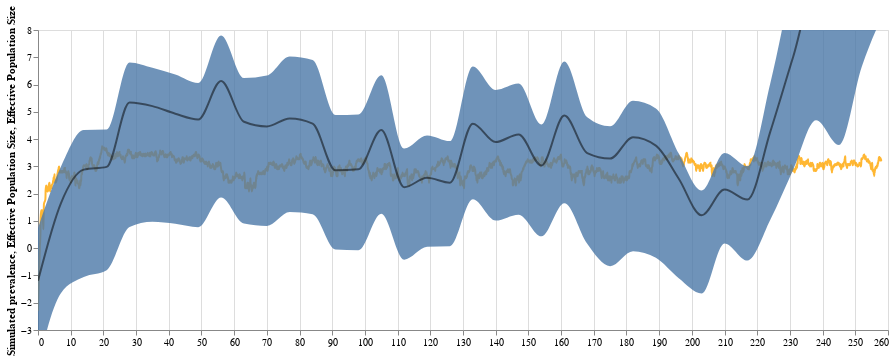

Notebook code for this chart:
### Code cell
(line_simulation + log_line_ne + log_band_ne).resolve_scale(x = "shared", y = "shared")

### Figure 1 — Vega-Lite specification as saved in the notebook (floating-point values rounded to 4 significant figures; data arrays with more than 128 entries replaced by an {"elided": "..."} marker saying what was removed)
{"config": {"view": {"continuousWidth": 400, "continuousHeight": 300}}, "layer": [{"data": {"name": "data-a1d7143c8d7873784cb298b388b441a1"}, "mark": {"type": "line", "clip": true, "color": "orange", "interpolate": "monotone", "opacity": 0.8}, "encoding": {"x": {"axis": {"title": ""}, "field": "new_time", "type": "quantitative"}, "y": {"axis": {"grid": false, "title": "Simulated prevalence"}, "field": "log_I", "type": "quantitative"}}, "height": 300, "width": 850}, {"data": {"name": "data-6248586a419ec9ce718b22d33179467c"}, "mark": {"type": "area", "clip": true, "interpolate": "monotone", "opacity": 0.8}, "encoding": {"x": {"field": "new_interval", "type": "quantitative"}, "y": {"axis": {"grid": false, "title": "Effective Population Size"}, "field": "upper_hpd_log_50_MA", "scale": {"domain": [-3, 8]}, "type": "quantitative"}, "y2": {"field": "lower_hpd_log_50_MA"}}, "height": 300, "width": 850}, {"data": {"name": "data-6248586a419ec9ce718b22d33179467c"}, "mark": {"type": "line", "clip": true, "color": "black", "interpolate": "monotone", "opacity": 0.5}, "encoding": {"x": {"field": "new_interval", "type": "quantitative"}, "y": {"axis": {"grid": false, "title": "Effective Population Size"}, "field": "median_Ne_log_MA", "type": "quantitative"}}, "height": 300, "width": 850}], "resolve": {"scale": {"x": "shared", "y": "shared"}}, "$schema": "https://vega.github.io/schema/vega-lite/v4.17.0.json", "datasets": {"data-a1d7143c8d7873784cb298b388b441a1": {"elided": "4064 records"}, "data-6248586a419ec9ce718b22d33179467c": [{"interval": "1", "mean_Ne_log": 15.82, "mean_Ne_linear": 7422000.0, "median_Ne_log": 14.81, "median_Ne_linear": 2713000.0, "upper_hpd_log_95": 36.1, "lower_hpd_log_95": -2.958, "upper_hpd_log_50": 21.33, "lower_hpd_log_50": 8.711, "upper_hpd_linear": 4749000000000000.0, "lower_hpd_linear": 0.05191, "upper_hpd_linear_50": 1838000000.0, "lower_hpd_linear_50": 6067.0, "days": 7, "date": "2023-01-07T00:00:00", "new_interval": 259, "mean_Ne_log_MA": 15.82, "mean_Ne_linear_MA": 7422000.0, "median_Ne_linear_MA": 2713000.0, "median_Ne_log_MA": 14.81, "upper_hpd_log_50_MA": 21.33, "lower_hpd_log_50_MA": 8.711, "upper_hpd_linear_50_MA": 1838000000.0, "lower_hpd_linear_50_MA": 6067.0, "lower_hpd_linear_MA": 0.05191, "upper_hpd_linear_MA": 4749000000000000.0}, {"interval": "2", "mean_Ne_log": 11.98, "mean_Ne_linear": 159000.0, "median_Ne_log": 10.75, "median_Ne_linear": 46720.0, "upper_hpd_log_95": 27.93, "lower_hpd_log_95": -1.24, "upper_hpd_log_50": 14.27, "lower_hpd_log_50": 4.61, "upper_hpd_linear": 1343000000000.0, "lower_hpd_linear": 0.2893, "upper_hpd_linear_50": 1581000.0, "lower_hpd_linear_50": 100.5, "days": 14, "date": "2022-12-31T00:00:00", "new_interval": 252, "mean_Ne_log_MA": 13.9, "mean_Ne_linear_MA": 3791000.0, "median_Ne_linear_MA": 1380000.0, "median_Ne_log_MA": 12.78, "upper_hpd_log_50_MA": 17.8, "lower_hpd_log_50_MA": 6.661, "upper_hpd_linear_50_MA": 919900000.0, "lower_hpd_linear_50_MA": 3084.0, "lower_hpd_linear_MA": 0.1706, "upper_hpd_linear_MA": 2375000000000000.0}, {"interval": "3", "mean_Ne_log": 3.723, "mean_Ne_linear": 41.4, "median_Ne_log": 2.409, "median_Ne_linear": 11.13, "upper_hpd_log_95": 14.48, "lower_hpd_log_95": -4.004, "upper_hpd_log_50": 3.332, "lower_hpd_log_50": -1.979, "upper_hpd_linear": 1938000.0, "lower_hpd_linear": 0.01825, "upper_hpd_linear_50": 28.0, "lower_hpd_linear_50": 0.1382, "days": 21, "date": "2022-12-24T00:00:00", "new_interval": 245, "mean_Ne_log_MA": 10.51, "mean_Ne_linear_MA": 2527000.0, "median_Ne_linear_MA": 919800.0, "median_Ne_log_MA": 9.325, "upper_hpd_log_50_MA": 12.98, "lower_hpd_log_50_MA": 3.781, "upper_hpd_linear_50_MA": 613300000.0, "lower_hpd_linear_50_MA": 2056.0, "lower_hpd_linear_MA": 0.1198, "upper_hpd_linear_MA": 1583000000000000.0}, {"interval": "4", "mean_Ne_log": 11.27, "mean_Ne_linear": 78670.0, "median_Ne_log": 10.62, "median_Ne_linear": 40930.0, "upper_hpd_log_95": 21.78, "lower_hpd_log_95": 2.422, "upper_hpd_log_50": 13.5, "lower_hpd_log_50": 7.406, "upper_hpd_linear": 2883000000.0, "lower_hpd_linear": 11.27, "upper_hpd_linear_50": 726900.0, "lower_hpd_linear_50": 1646.0, "days": 28, "date": "2022-12-17T00:00:00", "new_interval": 238, "mean_Ne_log_MA": 10.7, "mean_Ne_linear_MA": 1915000.0, "median_Ne_linear_MA": 700100.0, "median_Ne_log_MA": 9.649, "upper_hpd_log_50_MA": 13.11, "lower_hpd_log_50_MA": 4.687, "upper_hpd_linear_50_MA": 460100000.0, "lower_hpd_linear_50_MA": 1953.0, "lower_hpd_linear_MA": 2.907, "upper_hpd_linear_MA": 1188000000000000.0}, {"interval": "5", "mean_Ne_log": -3.256, "mean_Ne_linear": 0.03853, "median_Ne_log": -3.496, "median_Ne_linear": 0.03032, "upper_hpd_log_95": -1.033, "lower_hpd_log_95": -5.896, "upper_hpd_log_50": -2.922, "lower_hpd_log_50": -4.368, "upper_hpd_linear": 0.3558, "lower_hpd_linear": 0.00275, "upper_hpd_linear_50": 0.05383, "lower_hpd_linear_50": 0.01268, "days": 35, "date": "2022-12-10T00:00:00", "new_interval": 231, "mean_Ne_log_MA": 7.907, "mean_Ne_linear_MA": 1532000.0, "median_Ne_linear_MA": 560100.0, "median_Ne_log_MA": 7.02, "upper_hpd_log_50_MA": 9.903, "lower_hpd_log_50_MA": 2.876, "upper_hpd_linear_50_MA": 368100000.0, "lower_hpd_linear_50_MA": 1563.0, "lower_hpd_linear_MA": 2.326, "upper_hpd_linear_MA": 950100000000000.0}, {"interval": "6", "mean_Ne_log": 1.393, "mean_Ne_linear": 4.028, "median_Ne_log": 1.082, "median_Ne_linear": 2.949, "upper_hpd_log_95": 5.612, "lower_hpd_log_95": -2.538, "upper_hpd_log_50": 2.049, "lower_hpd_log_50": -0.4783, "upper_hpd_linear": 273.6, "lower_hpd_linear": 0.07903, "upper_hpd_linear_50": 7.761, "lower_hpd_linear_50": 0.6198, "days": 42, "date": "2022-12-03T00:00:00", "new_interval": 224, "mean_Ne_log_MA": 5.022, "mean_Ne_linear_MA": 47550.0, "median_Ne_linear_MA": 17530.0, "median_Ne_log_MA": 4.273, "upper_hpd_log_50_MA": 6.046, "lower_hpd_log_50_MA": 1.038, "upper_hpd_linear_50_MA": 461600.0, "lower_hpd_linear_50_MA": 349.4, "lower_hpd_linear_MA": 2.332, "upper_hpd_linear_MA": 269100000000.0}, {"interval": "7", "mean_Ne_log": -1.61, "mean_Ne_linear": 0.1999, "median_Ne_log": -1.702, "median_Ne_linear": 0.1822, "upper_hpd_log_95": 1.505, "lower_hpd_log_95": -4.892, "upper_hpd_log_50": -0.9486, "lower_hpd_log_50": -2.855, "upper_hpd_linear": 4.504, "lower_hpd_linear": 0.007507, "upper_hpd_linear_50": 0.3873, "lower_hpd_linear_50": 0.05757, "days": 49, "date": "2022-11-26T00:00:00", "new_interval": 217, "mean_Ne_log_MA": 2.305, "mean_Ne_linear_MA": 15740.0, "median_Ne_linear_MA": 8189.0, "median_Ne_log_MA": 1.782, "upper_hpd_log_50_MA": 3.002, "lower_hpd_log_50_MA": -0.4548, "upper_hpd_linear_50_MA": 145400.0, "lower_hpd_linear_50_MA": 329.3, "lower_hpd_linear_MA": 2.275, "upper_hpd_linear_MA": 577000000.0}, {"interval": "8", "mean_Ne_log": 5.025, "mean_Ne_linear": 152.1, "median_Ne_log": 4.248, "median_Ne_linear": 69.94, "upper_hpd_log_95": 13.28, "lower_hpd_log_95": -1.469, "upper_hpd_log_50": 5.759, "lower_hpd_log_50": 1.16, "upper_hpd_linear": 583100.0, "lower_hpd_linear": 0.2301, "upper_hpd_linear_50": 317.2, "lower_hpd_linear_50": 3.189, "days": 56, "date": "2022-11-19T00:00:00", "new_interval": 210, "mean_Ne_log_MA": 2.565, "mean_Ne_linear_MA": 15760.0, "median_Ne_linear_MA": 8201.0, "median_Ne_log_MA": 2.15, "upper_hpd_log_50_MA": 3.487, "lower_hpd_log_50_MA": 0.1729, "upper_hpd_linear_50_MA": 145400.0, "lower_hpd_linear_50_MA": 329.9, "lower_hpd_linear_MA": 2.318, "upper_hpd_linear_MA": 576700000.0}, {"interval": "9", "mean_Ne_log": 7.28, "mean_Ne_linear": 1451.0, "median_Ne_log": 5.907, "median_Ne_linear": 367.6, "upper_hpd_log_95": 20.82, "lower_hpd_log_95": -2.849, "upper_hpd_log_50": 6.623, "lower_hpd_log_50": -1.768, "upper_hpd_linear": 1105000000.0, "lower_hpd_linear": 0.0579, "upper_hpd_linear_50": 752.1, "lower_hpd_linear_50": 0.1706, "days": 63, "date": "2022-11-12T00:00:00", "new_interval": 203, "mean_Ne_log_MA": 1.766, "mean_Ne_linear_MA": 321.5, "median_Ne_linear_MA": 88.13, "median_Ne_log_MA": 1.208, "upper_hpd_log_50_MA": 2.112, "lower_hpd_log_50_MA": -1.662, "upper_hpd_linear_50_MA": 215.5, "lower_hpd_linear_50_MA": 0.8099, "lower_hpd_linear_MA": 0.07545, "upper_hpd_linear_MA": 221100000.0}, {"interval": "10", "mean_Ne_log": 5.19, "mean_Ne_linear": 179.5, "median_Ne_log": 3.201, "median_Ne_linear": 24.55, "upper_hpd_log_95": 18.24, "lower_hpd_log_95": -2.557, "upper_hpd_log_50": 3.879, "lower_hpd_log_50": -1.567, "upper_hpd_linear": 83260000.0, "lower_hpd_linear": 0.07756, "upper_hpd_linear_50": 48.38, "lower_hpd_linear_50": 0.2087, "days": 70, "date": "2022-11-05T00:00:00", "new_interval": 196, "mean_Ne_log_MA": 3.456, "mean_Ne_linear_MA": 357.4, "median_Ne_linear_MA": 93.04, "median_Ne_log_MA": 2.547, "upper_hpd_log_50_MA": 3.472, "lower_hpd_log_50_MA": -1.102, "upper_hpd_linear_50_MA": 225.2, "lower_hpd_linear_50_MA": 0.8491, "lower_hpd_linear_MA": 0.09041, "upper_hpd_linear_MA": 237700000.0}, {"interval": "11", "mean_Ne_log": 7.668, "mean_Ne_linear": 2139.0, "median_Ne_log": 7.139, "median_Ne_linear": 1261.0, "upper_hpd_log_95": 18.02, "lower_hpd_log_95": -1.96, "upper_hpd_log_50": 10.31, "lower_hpd_log_50": 3.274, "upper_hpd_linear": 67040000.0, "lower_hpd_linear": 0.1408, "upper_hpd_linear_50": 30180.0, "lower_hpd_linear_50": 26.41, "days": 77, "date": "2022-10-29T00:00:00", "new_interval": 189, "mean_Ne_log_MA": 4.711, "mean_Ne_linear_MA": 784.4, "median_Ne_linear_MA": 344.6, "median_Ne_log_MA": 3.758, "upper_hpd_log_50_MA": 5.126, "lower_hpd_log_50_MA": -0.3513, "upper_hpd_linear_50_MA": 6260.0, "lower_hpd_linear_50_MA": 6.006, "lower_hpd_linear_MA": 0.1028, "upper_hpd_linear_MA": 251200000.0}, {"interval": "12", "mean_Ne_log": 0.2943, "mean_Ne_linear": 1.342, "median_Ne_log": -0.1628, "median_Ne_linear": 0.8498, "upper_hpd_log_95": 4.978, "lower_hpd_log_95": -3.098, "upper_hpd_log_50": 0.44, "lower_hpd_log_50": -1.641, "upper_hpd_linear": 145.2, "lower_hpd_linear": 0.04512, "upper_hpd_linear_50": 1.553, "lower_hpd_linear_50": 0.1939, "days": 84, "date": "2022-10-22T00:00:00", "new_interval": 182, "mean_Ne_log_MA": 5.092, "mean_Ne_linear_MA": 784.6, "median_Ne_linear_MA": 344.7, "median_Ne_log_MA": 4.066, "upper_hpd_log_50_MA": 5.403, "lower_hpd_log_50_MA": -0.1085, "upper_hpd_linear_50_MA": 6260.0, "lower_hpd_linear_50_MA": 6.033, "lower_hpd_linear_MA": 0.1103, "upper_hpd_linear_MA": 251200000.0}, {"interval": "13", "mean_Ne_log": 0.7128, "mean_Ne_linear": 2.04, "median_Ne_log": 0.3362, "median_Ne_linear": 1.4, "upper_hpd_log_95": 5.175, "lower_hpd_log_95": -3.319, "upper_hpd_log_50": 1.086, "lower_hpd_log_50": -1.59, "upper_hpd_linear": 176.9, "lower_hpd_linear": 0.0362, "upper_hpd_linear_50": 2.962, "lower_hpd_linear_50": 0.2039, "days": 91, "date": "2022-10-15T00:00:00", "new_interval": 175, "mean_Ne_log_MA": 4.229, "mean_Ne_linear_MA": 754.6, "median_Ne_linear_MA": 331.0, "median_Ne_log_MA": 3.284, "upper_hpd_log_50_MA": 4.469, "lower_hpd_log_50_MA": -0.6584, "upper_hpd_linear_50_MA": 6197.0, "lower_hpd_linear_50_MA": 5.437, "lower_hpd_linear_MA": 0.07152, "upper_hpd_linear_MA": 251000000.0}, {"interval": "14", "mean_Ne_log": 7.393, "mean_Ne_linear": 1624.0, "median_Ne_log": 6.905, "median_Ne_linear": 997.6, "upper_hpd_log_95": 16.35, "lower_hpd_log_95": -0.5786, "upper_hpd_log_50": 8.267, "lower_hpd_log_50": 2.321, "upper_hpd_linear": 12650000.0, "lower_hpd_linear": 0.5607, "upper_hpd_linear_50": 3891.0, "lower_hpd_linear_50": 10.19, "days": 98, "date": "2022-10-08T00:00:00", "new_interval": 168, "mean_Ne_log_MA": 4.252, "mean_Ne_linear_MA": 789.2, "median_Ne_linear_MA": 457.0, "median_Ne_log_MA": 3.484, "upper_hpd_log_50_MA": 4.797, "lower_hpd_log_50_MA": 0.1595, "upper_hpd_linear_50_MA": 6825.0, "lower_hpd_linear_50_MA": 7.44, "lower_hpd_linear_MA": 0.1721, "upper_hpd_linear_MA": 32590000.0}, {"interval": "15", "mean_Ne_log": 10.11, "mean_Ne_linear": 24630.0, "median_Ne_log": 10.11, "median_Ne_linear": 24680.0, "upper_hpd_log_95": 20.98, "lower_hpd_log_95": -1.036, "upper_hpd_log_50": 14.1, "lower_hpd_log_50": 5.861, "upper_hpd_linear": 1297000000.0, "lower_hpd_linear": 0.3549, "upper_hpd_linear_50": 1326000.0, "lower_hpd_linear_50": 351.1, "days": 105, "date": "2022-10-01T00:00:00", "new_interval": 161, "mean_Ne_log_MA": 5.236, "mean_Ne_linear_MA": 5679.0, "median_Ne_linear_MA": 5387.0, "median_Ne_log_MA": 4.866, "upper_hpd_log_50_MA": 6.841, "lower_hpd_log_50_MA": 1.645, "upper_hpd_linear_50_MA": 272000.0, "lower_hpd_linear_50_MA": 77.62, "lower_hpd_linear_MA": 0.2275, "upper_hpd_linear_MA": 275400000.0}, {"interval": "16", "mean_Ne_log": -1.971, "mean_Ne_linear": 0.1394, "median_Ne_log": -2.031, "median_Ne_linear": 0.1313, "upper_hpd_log_95": 0.6118, "lower_hpd_log_95": -4.353, "upper_hpd_log_50": -1.223, "lower_hpd_log_50": -2.787, "upper_hpd_linear": 1.844, "lower_hpd_linear": 0.01287, "upper_hpd_linear_50": 0.2943, "lower_hpd_linear_50": 0.06162, "days": 112, "date": "2022-09-24T00:00:00", "new_interval": 154, "mean_Ne_log_MA": 3.308, "mean_Ne_linear_MA": 5251.0, "median_Ne_linear_MA": 5135.0, "median_Ne_log_MA": 3.032, "upper_hpd_log_50_MA": 4.533, "lower_hpd_log_50_MA": 0.433, "upper_hpd_linear_50_MA": 266000.0, "lower_hpd_linear_50_MA": 72.35, "lower_hpd_linear_MA": 0.202, "upper_hpd_linear_MA": 262000000.0}, {"interval": "17", "mean_Ne_log": 5.992, "mean_Ne_linear": 400.0, "median_Ne_log": 5.521, "median_Ne_linear": 249.9, "upper_hpd_log_95": 14.72, "lower_hpd_log_95": -2.112, "upper_hpd_log_50": 7.965, "lower_hpd_log_50": 2.337, "upper_hpd_linear": 2475000.0, "lower_hpd_linear": 0.121, "upper_hpd_linear_50": 2878.0, "lower_hpd_linear_50": 10.35, "days": 119, "date": "2022-09-17T00:00:00", "new_interval": 147, "mean_Ne_log_MA": 4.448, "mean_Ne_linear_MA": 5331.0, "median_Ne_linear_MA": 5185.0, "median_Ne_log_MA": 4.169, "upper_hpd_log_50_MA": 6.038, "lower_hpd_log_50_MA": 1.229, "upper_hpd_linear_50_MA": 266600.0, "lower_hpd_linear_50_MA": 74.38, "lower_hpd_linear_MA": 0.2171, "upper_hpd_linear_MA": 262500000.0}, {"interval": "18", "mean_Ne_log": -0.5325, "mean_Ne_linear": 0.5871, "median_Ne_log": -1.05, "median_Ne_linear": 0.35, "upper_hpd_log_95": 5.037, "lower_hpd_log_95": -5.449, "upper_hpd_log_50": -0.08561, "lower_hpd_log_50": -2.668, "upper_hpd_linear": 154.1, "lower_hpd_linear": 0.004299, "upper_hpd_linear_50": 0.918, "lower_hpd_linear_50": 0.06939, "days": 126, "date": "2022-09-10T00:00:00", "new_interval": 140, "mean_Ne_log_MA": 4.199, "mean_Ne_linear_MA": 5331.0, "median_Ne_linear_MA": 5185.0, "median_Ne_log_MA": 3.892, "upper_hpd_log_50_MA": 5.804, "lower_hpd_log_50_MA": 1.013, "upper_hpd_linear_50_MA": 266600.0, "lower_hpd_linear_50_MA": 74.35, "lower_hpd_linear_MA": 0.2108, "upper_hpd_linear_MA": 262500000.0}, {"interval": "19", "mean_Ne_log": 10.61, "mean_Ne_linear": 40340.0, "median_Ne_log": 10.27, "median_Ne_linear": 28890.0, "upper_hpd_log_95": 20.62, "lower_hpd_log_95": 0.7584, "upper_hpd_log_50": 12.57, "lower_hpd_log_50": 6.231, "upper_hpd_linear": 902500000.0, "lower_hpd_linear": 2.135, "upper_hpd_linear_50": 288500.0, "lower_hpd_linear_50": 508.0, "days": 133, "date": "2022-09-03T00:00:00", "new_interval": 133, "mean_Ne_log_MA": 4.841, "mean_Ne_linear_MA": 13070.0, "median_Ne_linear_MA": 10760.0, "median_Ne_log_MA": 4.565, "upper_hpd_log_50_MA": 6.665, "lower_hpd_log_50_MA": 1.795, "upper_hpd_linear_50_MA": 323500.0, "lower_hpd_linear_50_MA": 173.9, "lower_hpd_linear_MA": 0.5256, "upper_hpd_linear_MA": 440500000.0}, {"interval": "20", "mean_Ne_log": -0.04187, "mean_Ne_linear": 0.959, "median_Ne_log": -0.7113, "median_Ne_linear": 0.491, "upper_hpd_log_95": 6.662, "lower_hpd_log_95": -4.905, "upper_hpd_log_50": 0.3991, "lower_hpd_log_50": -2.744, "upper_hpd_linear": 781.9, "lower_hpd_linear": 0.007406, "upper_hpd_linear_50": 1.49, "lower_hpd_linear_50": 0.06434, "days": 140, "date": "2022-08-27T00:00:00", "new_interval": 126, "mean_Ne_log_MA": 2.81, "mean_Ne_linear_MA": 8148.0, "median_Ne_linear_MA": 5829.0, "median_Ne_log_MA": 2.4, "upper_hpd_log_50_MA": 3.926, "lower_hpd_log_50_MA": 0.07385, "upper_hpd_linear_50_MA": 58280.0, "lower_hpd_linear_50_MA": 103.7, "lower_hpd_linear_MA": 0.4561, "upper_hpd_linear_MA": 181000000.0}, {"interval": "21", "mean_Ne_log": -0.8463, "mean_Ne_linear": 0.429, "median_Ne_log": -1.13, "median_Ne_linear": 0.3229, "upper_hpd_log_95": 4.206, "lower_hpd_log_95": -4.964, "upper_hpd_log_50": -0.1779, "lower_hpd_log_50": -2.915, "upper_hpd_linear": 67.11, "lower_hpd_linear": 0.006985, "upper_hpd_linear_50": 0.8371, "lower_hpd_linear_50": 0.05418, "days": 147, "date": "2022-08-20T00:00:00", "new_interval": 119, "mean_Ne_log_MA": 3.035, "mean_Ne_linear_MA": 8148.0, "median_Ne_linear_MA": 5829.0, "median_Ne_log_MA": 2.58, "upper_hpd_log_50_MA": 4.135, "lower_hpd_log_50_MA": 0.04813, "upper_hpd_linear_50_MA": 58280.0, "lower_hpd_linear_50_MA": 103.7, "lower_hpd_linear_MA": 0.4549, "upper_hpd_linear_MA": 181000000.0}, {"interval": "22", "mean_Ne_log": 4.45, "mean_Ne_linear": 85.58, "median_Ne_log": 3.795, "median_Ne_linear": 44.49, "upper_hpd_log_95": 13.67, "lower_hpd_log_95": -3.57, "upper_hpd_log_50": 5.577, "lower_hpd_log_50": -0.01077, "upper_hpd_linear": 862100.0, "lower_hpd_linear": 0.02816, "upper_hpd_linear_50": 264.4, "lower_hpd_linear_50": 0.9893, "days": 154, "date": "2022-08-13T00:00:00", "new_interval": 112, "mean_Ne_log_MA": 2.727, "mean_Ne_linear_MA": 8085.0, "median_Ne_linear_MA": 5788.0, "median_Ne_log_MA": 2.235, "upper_hpd_log_50_MA": 3.657, "lower_hpd_log_50_MA": -0.4214, "upper_hpd_linear_50_MA": 57760.0, "lower_hpd_linear_50_MA": 101.8, "lower_hpd_linear_MA": 0.4363, "upper_hpd_linear_MA": 180700000.0}, {"interval": "23", "mean_Ne_log": 9.927, "mean_Ne_linear": 20480.0, "median_Ne_log": 9.438, "median_Ne_linear": 12550.0, "upper_hpd_log_95": 21.59, "lower_hpd_log_95": -0.3314, "upper_hpd_log_50": 13.35, "lower_hpd_log_50": 5.769, "upper_hpd_linear": 2386000000.0, "lower_hpd_linear": 0.7179, "upper_hpd_linear_50": 630600.0, "lower_hpd_linear_50": 320.2, "days": 161, "date": "2022-08-06T00:00:00", "new_interval": 105, "mean_Ne_log_MA": 4.819, "mean_Ne_linear_MA": 12180.0, "median_Ne_linear_MA": 8298.0, "median_Ne_log_MA": 4.333, "upper_hpd_log_50_MA": 6.345, "lower_hpd_log_50_MA": 1.266, "upper_hpd_linear_50_MA": 183900.0, "lower_hpd_linear_50_MA": 165.9, "lower_hpd_linear_MA": 0.5791, "upper_hpd_linear_MA": 657900000.0}, {"interval": "24", "mean_Ne_log": 3.718, "mean_Ne_linear": 41.17, "median_Ne_log": 3.065, "median_Ne_linear": 21.44, "upper_hpd_log_95": 13.59, "lower_hpd_log_95": -5.045, "upper_hpd_log_50": 5.36, "lower_hpd_log_50": -0.4631, "upper_hpd_linear": 797600.0, "lower_hpd_linear": 0.00644, "upper_hpd_linear_50": 212.7, "lower_hpd_linear_50": 0.6293, "days": 168, "date": "2022-07-30T00:00:00", "new_interval": 98, "mean_Ne_log_MA": 3.441, "mean_Ne_linear_MA": 4122.0, "median_Ne_linear_MA": 2524.0, "median_Ne_log_MA": 2.891, "upper_hpd_log_50_MA": 4.903, "lower_hpd_log_50_MA": -0.07278, "upper_hpd_linear_50_MA": 126200.0, "lower_hpd_linear_50_MA": 64.38, "lower_hpd_linear_MA": 0.1534, "upper_hpd_linear_MA": 477500000.0}, {"interval": "25", "mean_Ne_log": -0.3613, "mean_Ne_linear": 0.6968, "median_Ne_log": -0.8932, "median_Ne_linear": 0.4093, "upper_hpd_log_95": 5.785, "lower_hpd_log_95": -5.862, "upper_hpd_log_50": 0.2962, "lower_hpd_log_50": -2.622, "upper_hpd_linear": 325.5, "lower_hpd_linear": 0.002846, "upper_hpd_linear_50": 1.345, "lower_hpd_linear_50": 0.07264, "days": 175, "date": "2022-07-23T00:00:00", "new_interval": 91, "mean_Ne_log_MA": 3.377, "mean_Ne_linear_MA": 4122.0, "median_Ne_linear_MA": 2524.0, "median_Ne_log_MA": 2.855, "upper_hpd_log_50_MA": 4.882, "lower_hpd_log_50_MA": -0.04852, "upper_hpd_linear_50_MA": 126200.0, "lower_hpd_linear_50_MA": 64.38, "lower_hpd_linear_MA": 0.1525, "upper_hpd_linear_MA": 477500000.0}, {"interval": "26", "mean_Ne_log": 8.003, "mean_Ne_linear": 2991.0, "median_Ne_log": 7.438, "median_Ne_linear": 1699.0, "upper_hpd_log_95": 18.06, "lower_hpd_log_95": -1.258, "upper_hpd_log_50": 9.931, "lower_hpd_log_50": 3.546, "upper_hpd_linear": 69630000.0, "lower_hpd_linear": 0.2843, "upper_hpd_linear_50": 20560.0, "lower_hpd_linear_50": 34.68, "days": 182, "date": "2022-07-16T00:00:00", "new_interval": 84, "mean_Ne_log_MA": 5.147, "mean_Ne_linear_MA": 4721.0, "median_Ne_linear_MA": 2864.0, "median_Ne_log_MA": 4.569, "upper_hpd_log_50_MA": 6.904, "lower_hpd_log_50_MA": 1.244, "upper_hpd_linear_50_MA": 130300.0, "lower_hpd_linear_50_MA": 71.31, "lower_hpd_linear_MA": 0.2079, "upper_hpd_linear_MA": 491500000.0}, {"interval": "27", "mean_Ne_log": 5.723, "mean_Ne_linear": 305.8, "median_Ne_log": 4.749, "median_Ne_linear": 115.4, "upper_hpd_log_95": 16.33, "lower_hpd_log_95": -2.066, "upper_hpd_log_50": 6.219, "lower_hpd_log_50": 0.406, "upper_hpd_linear": 12380000.0, "lower_hpd_linear": 0.1267, "upper_hpd_linear_50": 502.3, "lower_hpd_linear_50": 1.501, "days": 189, "date": "2022-07-09T00:00:00", "new_interval": 77, "mean_Ne_log_MA": 5.402, "mean_Ne_linear_MA": 4765.0, "median_Ne_linear_MA": 2878.0, "median_Ne_log_MA": 4.759, "upper_hpd_log_50_MA": 7.032, "lower_hpd_log_50_MA": 1.327, "upper_hpd_linear_50_MA": 130400.0, "lower_hpd_linear_50_MA": 71.41, "lower_hpd_linear_MA": 0.2276, "upper_hpd_linear_MA": 493800000.0}, {"interval": "28", "mean_Ne_log": 8.808, "mean_Ne_linear": 6690.0, "median_Ne_log": 7.967, "median_Ne_linear": 2885.0, "upper_hpd_log_95": 19.84, "lower_hpd_log_95": -0.7248, "upper_hpd_log_50": 9.841, "lower_hpd_log_50": 3.216, "upper_hpd_linear": 415200000.0, "lower_hpd_linear": 0.4844, "upper_hpd_linear_50": 18790.0, "lower_hpd_linear_50": 24.93, "days": 196, "date": "2022-07-02T00:00:00", "new_interval": 70, "mean_Ne_log_MA": 5.178, "mean_Ne_linear_MA": 2006.0, "median_Ne_linear_MA": 944.1, "median_Ne_log_MA": 4.465, "upper_hpd_log_50_MA": 6.33, "lower_hpd_log_50_MA": 0.8166, "upper_hpd_linear_50_MA": 8013.0, "lower_hpd_linear_50_MA": 12.36, "lower_hpd_linear_MA": 0.1809, "upper_hpd_linear_MA": 99600000.0}, {"interval": "29", "mean_Ne_log": 4.94, "mean_Ne_linear": 139.8, "median_Ne_log": 3.921, "median_Ne_linear": 50.44, "upper_hpd_log_95": 15.13, "lower_hpd_log_95": -1.894, "upper_hpd_log_50": 4.897, "lower_hpd_log_50": -0.04273, "upper_hpd_linear": 3713000.0, "lower_hpd_linear": 0.1505, "upper_hpd_linear_50": 133.8, "lower_hpd_linear_50": 0.9582, "days": 203, "date": "2022-06-25T00:00:00", "new_interval": 63, "mean_Ne_log_MA": 5.423, "mean_Ne_linear_MA": 2025.0, "median_Ne_linear_MA": 949.9, "median_Ne_log_MA": 4.636, "upper_hpd_log_50_MA": 6.237, "lower_hpd_log_50_MA": 0.9007, "upper_hpd_linear_50_MA": 7997.0, "lower_hpd_linear_50_MA": 12.43, "lower_hpd_linear_MA": 0.2098, "upper_hpd_linear_MA": 100200000.0}, {"interval": "30", "mean_Ne_log": 7.314, "mean_Ne_linear": 1500.0, "median_Ne_log": 6.569, "median_Ne_linear": 712.4, "upper_hpd_log_95": 17.25, "lower_hpd_log_95": -1.366, "upper_hpd_log_50": 8.124, "lower_hpd_log_50": 2.174, "upper_hpd_linear": 31140000.0, "lower_hpd_linear": 0.2551, "upper_hpd_linear_50": 3375.0, "lower_hpd_linear_50": 8.79, "days": 210, "date": "2022-06-18T00:00:00", "new_interval": 56, "mean_Ne_log_MA": 6.958, "mean_Ne_linear_MA": 2325.0, "median_Ne_linear_MA": 1092.0, "median_Ne_log_MA": 6.129, "upper_hpd_log_50_MA": 7.802, "lower_hpd_log_50_MA": 1.86, "upper_hpd_linear_50_MA": 8672.0, "lower_hpd_linear_50_MA": 14.17, "lower_hpd_linear_MA": 0.2602, "upper_hpd_linear_MA": 106400000.0}, {"interval": "31", "mean_Ne_log": 1.953, "mean_Ne_linear": 7.052, "median_Ne_log": 0.3896, "median_Ne_linear": 1.476, "upper_hpd_log_95": 13.81, "lower_hpd_log_95": -3.984, "upper_hpd_log_50": 1.208, "lower_hpd_log_50": -1.895, "upper_hpd_linear": 992400.0, "lower_hpd_linear": 0.0186, "upper_hpd_linear_50": 3.348, "lower_hpd_linear_50": 0.1504, "days": 217, "date": "2022-06-11T00:00:00", "new_interval": 49, "mean_Ne_log_MA": 5.748, "mean_Ne_linear_MA": 1729.0, "median_Ne_linear_MA": 752.9, "median_Ne_log_MA": 4.719, "upper_hpd_log_50_MA": 6.058, "lower_hpd_log_50_MA": 0.7717, "upper_hpd_linear_50_MA": 4561.0, "lower_hpd_linear_50_MA": 7.266, "lower_hpd_linear_MA": 0.2071, "upper_hpd_linear_MA": 92680000.0}, {"interval": "32", "mean_Ne_log": 6.694, "mean_Ne_linear": 807.2, "median_Ne_log": 5.805, "median_Ne_linear": 331.9, "upper_hpd_log_95": 17.45, "lower_hpd_log_95": -2.218, "upper_hpd_log_50": 7.757, "lower_hpd_log_50": 1.036, "upper_hpd_linear": 38030000.0, "lower_hpd_linear": 0.1089, "upper_hpd_linear_50": 2338.0, "lower_hpd_linear_50": 2.818, "days": 224, "date": "2022-06-04T00:00:00", "new_interval": 42, "mean_Ne_log_MA": 5.942, "mean_Ne_linear_MA": 1829.0, "median_Ne_linear_MA": 796.2, "median_Ne_log_MA": 4.93, "upper_hpd_log_50_MA": 6.366, "lower_hpd_log_50_MA": 0.8977, "upper_hpd_linear_50_MA": 4929.0, "lower_hpd_linear_50_MA": 7.53, "lower_hpd_linear_MA": 0.2035, "upper_hpd_linear_MA": 97810000.0}, {"interval": "33", "mean_Ne_log": 10.14, "mean_Ne_linear": 25460.0, "median_Ne_log": 9.359, "median_Ne_linear": 11600.0, "upper_hpd_log_95": 21.59, "lower_hpd_log_95": -0.04531, "upper_hpd_log_50": 11.09, "lower_hpd_log_50": 3.59, "upper_hpd_linear": 2385000000.0, "lower_hpd_linear": 0.9557, "upper_hpd_linear_50": 65330.0, "lower_hpd_linear_50": 36.24, "days": 231, "date": "2022-05-28T00:00:00", "new_interval": 35, "mean_Ne_log_MA": 6.209, "mean_Ne_linear_MA": 5584.0, "median_Ne_linear_MA": 2539.0, "median_Ne_log_MA": 5.209, "upper_hpd_log_50_MA": 6.615, "lower_hpd_log_50_MA": 0.9725, "upper_hpd_linear_50_MA": 14240.0, "lower_hpd_linear_50_MA": 9.791, "lower_hpd_linear_MA": 0.2977, "upper_hpd_linear_MA": 491800000.0}, {"interval": "34", "mean_Ne_log": 5.439, "mean_Ne_linear": 230.1, "median_Ne_log": 4.569, "median_Ne_linear": 96.47, "upper_hpd_log_95": 16.18, "lower_hpd_log_95": -3.254, "upper_hpd_log_50": 5.879, "lower_hpd_log_50": -1.043, "upper_hpd_linear": 10650000.0, "lower_hpd_linear": 0.03864, "upper_hpd_linear_50": 357.4, "lower_hpd_linear_50": 0.3524, "days": 238, "date": "2022-05-21T00:00:00", "new_interval": 28, "mean_Ne_log_MA": 6.309, "mean_Ne_linear_MA": 5602.0, "median_Ne_linear_MA": 2548.0, "median_Ne_log_MA": 5.338, "upper_hpd_log_50_MA": 6.811, "lower_hpd_log_50_MA": 0.7724, "upper_hpd_linear_50_MA": 14280.0, "lower_hpd_linear_50_MA": 9.67, "lower_hpd_linear_MA": 0.2754, "upper_hpd_linear_MA": 493200000.0}, {"interval": "35", "mean_Ne_log": -5.28, "mean_Ne_linear": 0.005092, "median_Ne_log": -5.218, "median_Ne_linear": 0.005419, "upper_hpd_log_95": -2.764, "lower_hpd_log_95": -8.262, "upper_hpd_log_50": -4.176, "lower_hpd_log_50": -5.727, "upper_hpd_linear": 0.06307, "lower_hpd_linear": 0.0002583, "upper_hpd_linear_50": 0.01536, "lower_hpd_linear_50": 0.003256, "days": 245, "date": "2022-05-14T00:00:00", "new_interval": 21, "mean_Ne_log_MA": 3.79, "mean_Ne_linear_MA": 5302.0, "median_Ne_linear_MA": 2406.0, "median_Ne_log_MA": 2.981, "upper_hpd_log_50_MA": 4.351, "lower_hpd_log_50_MA": -0.8077, "upper_hpd_linear_50_MA": 13610.0, "lower_hpd_linear_50_MA": 7.913, "lower_hpd_linear_MA": 0.2244, "upper_hpd_linear_MA": 487000000.0}, {"interval": "36", "mean_Ne_log": 0.5941, "mean_Ne_linear": 1.811, "median_Ne_log": -0.1176, "median_Ne_linear": 0.8891, "upper_hpd_log_95": 8.25, "lower_hpd_log_95": -5.212, "upper_hpd_log_50": 1.136, "lower_hpd_log_50": -3.161, "upper_hpd_linear": 3828.0, "lower_hpd_linear": 0.005449, "upper_hpd_linear_50": 3.114, "lower_hpd_linear_50": 0.0424, "days": 252, "date": "2022-05-07T00:00:00", "new_interval": 14, "mean_Ne_log_MA": 3.518, "mean_Ne_linear_MA": 5301.0, "median_Ne_linear_MA": 2405.0, "median_Ne_log_MA": 2.879, "upper_hpd_log_50_MA": 4.337, "lower_hpd_log_50_MA": -1.061, "upper_hpd_linear_50_MA": 13610.0, "lower_hpd_linear_50_MA": 7.891, "lower_hpd_linear_MA": 0.2218, "upper_hpd_linear_MA": 486800000.0}, {"interval": "37", "mean_Ne_log": -0.2552, "mean_Ne_linear": 0.7747, "median_Ne_log": -0.3606, "median_Ne_linear": 0.6973, "upper_hpd_log_95": 5.675, "lower_hpd_log_95": -5.409, "upper_hpd_log_50": 0.993, "lower_hpd_log_50": -1.912, "upper_hpd_linear": 291.4, "lower_hpd_linear": 0.004476, "upper_hpd_linear_50": 2.699, "lower_hpd_linear_50": 0.1478, "days": 259, "date": "2022-04-30T00:00:00", "new_interval": 7, "mean_Ne_log_MA": 2.128, "mean_Ne_linear_MA": 5139.0, "median_Ne_linear_MA": 2339.0, "median_Ne_log_MA": 1.646, "upper_hpd_log_50_MA": 2.984, "lower_hpd_log_50_MA": -1.65, "upper_hpd_linear_50_MA": 13140.0, "lower_hpd_linear_50_MA": 7.357, "lower_hpd_linear_MA": 0.2009, "upper_hpd_linear_MA": 479200000.0}, {"interval": "38", "mean_Ne_log": -4.71, "mean_Ne_linear": 0.009001, "median_Ne_log": -4.864, "median_Ne_linear": 0.00772, "upper_hpd_log_95": 11.16, "lower_hpd_log_95": -18.89, "upper_hpd_log_50": -0.1695, "lower_hpd_log_50": -9.478, "upper_hpd_linear": 70390.0, "lower_hpd_linear": 6.241e-09, "upper_hpd_linear_50": 0.8441, "lower_hpd_linear_50": 7.651e-05, "days": 266, "date": "2022-04-23T00:00:00", "new_interval": 0, "mean_Ne_log_MA": -0.8426, "mean_Ne_linear_MA": 46.54, "median_Ne_linear_MA": 19.61, "median_Ne_log_MA": -1.198, "upper_hpd_log_50_MA": 0.7325, "lower_hpd_log_50_MA": -4.264, "upper_hpd_linear_50_MA": 72.82, "lower_hpd_linear_50_MA": 0.1092, "lower_hpd_linear_MA": 0.009764, "upper_hpd_linear_MA": 2145000.0}]}}
